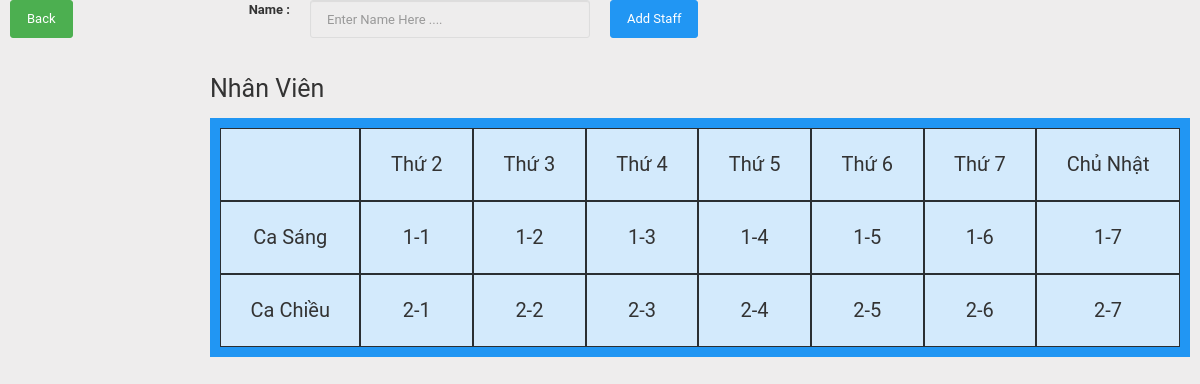
Page /Staff.php on the earlier database version.
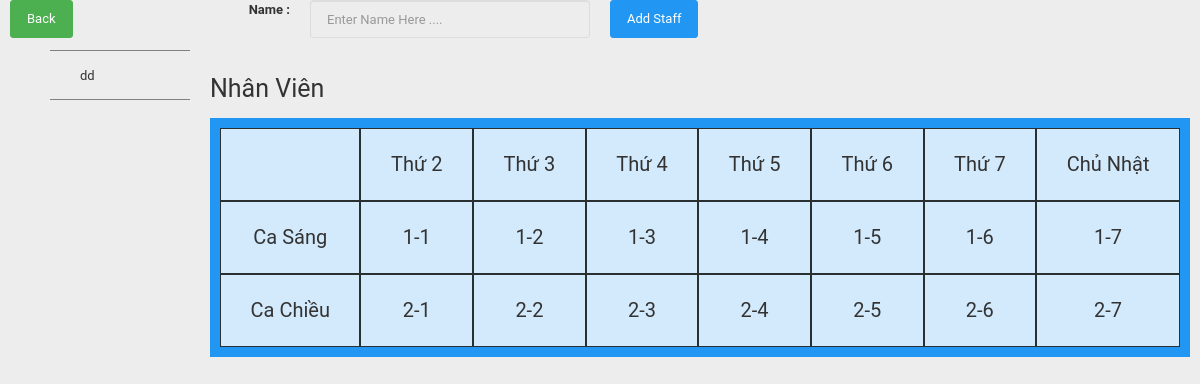
Same page on the later database version.
### tables this page shows
CREATE TABLE `staff` (
  `Id` int(11) NOT NULL,
  `StaffName` varchar(50) DEFAULT NULL
);

### Staff.php (the view, shortened to what this page needs)
<?php require("connect.php"); ?>
<!DOCTYPE html>
<html lang="en">
<head>
    <link href="assets/css/bootstrap.css" rel="stylesheet" type="text/css">
    <link href="assets/css/icons/icomoon/styles.css" rel="stylesheet" type="text/css">
    <link rel="stylesheet" href="style/style2.css">
    <link rel="stylesheet" href="">
</head>
<body>
<div class="container">
    <div style="height: 50px" class="row">
        <div class="col-md-1">
            <a href="http://localhost/vandatpr/">
                <button class="btn btn-success">Back</button>
            </a>
        </div>
        <div class="col-md-2 text-right"><label for="" class="control-label">Name : </label></div>
        <div class="col-md-3">
                <input name="name" type="text" class="form-control" autocomplete="off" id="Data_name_staff" placeholder="Enter Name Here ....">
        </div>
        <div class="col-md-3">
            <button onclick="AddOneStaff();" class="btn btn-primary">Add Staff</button>
        </div>
    </div>
    <div class="row">
        <div class="col-md-2">
            <ul>
                <?php
                $sql = "Select * from staff";
                $result = $conn->query($sql);
                if ($result->num_rows > 0) {
                    while ($row = $result->fetch_assoc()) {
                        ?>
                        <li class="listStaff" id="listStaffItem<?php echo $row['Id'] ?>"
                            onclick="GetStaffDetail(<?php echo $row['Id'] ?>)"><?php echo $row['StaffName'] ?></li>
                        <?php
                    }
                }
                ?>
            </ul>
        </div>
        <div class="col-md-10">
            <h1>Nhân Viên</h1>
            <div class="grid-container">
                <div class="grid-item"></div>
                <div class="grid-item">Thứ 2</div>
                <div class="grid-item">Thứ 3</div>
                <div class="grid-item">Thứ 4</div>
                <div class="grid-item">Thứ 5</div>
                <div class="grid-item">Thứ 6</div>
                <div class="grid-item">Thứ 7</div>
                <div class="grid-item">Chủ Nhật</div>
                <div class="grid-item">Ca Sáng</div>
                <div class="grid-item" id="1-1">1-1</div>
                <div class="grid-item" id="1-2">1-2</div>
                <div class="grid-item" id="1-3">1-3</div>
                <div class="grid-item" id="1-4">1-4</div>
                <div class="grid-item" id="1-5">1-5</div>
                <div class="grid-item" id="1-6">1-6</div>
                <div class="grid-item" id="1-7">1-7</div>
                <div class="grid-item">Ca Chiều</div>
                <div class="grid-item" id="2-1">2-1</div>
                <div class="grid-item" id="2-2">2-2</div>
                <div class="grid-item" id="2-3">2-3</div>
                <div class="grid-item" id="2-4">2-4</div>
                <div class="grid-item" id="2-5">2-5</div>
                <div class="grid-item" id="2-6">2-6</div>
                <div class="grid-item" id="2-7">2-7</div>
            </div>
        </div>
    </div>
</div>
</body>
</html>

### style/style2.css (style rules this page uses)
li { border-collapse: collapse; height: 50px; line-height: 50px; list-style: none; padding-left: 30px; border-top: 1px solid grey; border-bottom: 1px solid grey; }
.grid-container { display: grid; grid-template-columns: auto auto auto auto auto auto auto auto; background-color: #2196F3; padding: 10px; }
.grid-item { background-color: rgba(255, 255, 255, 0.8); border: 1px solid rgba(0, 0, 0, 0.8); padding: 20px; font-size: 20px; text-align: center; }

Differences in the rows shown:
added staff: StaffName "dd"
